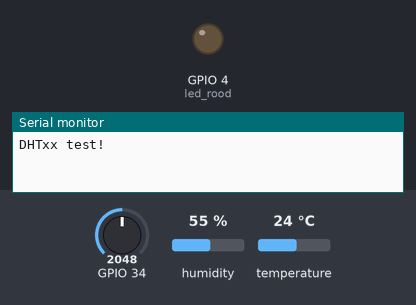
Bench run of a sketch on a simulated ESP32. On the bench: output pins drawn as LEDs (lit = HIGH), the last lines printed to the serial monitor. Inputs (shaded band) come from the test bench; at power-on: GPIO 34 = 2048, humidity 55 %, temperature 24 °C. WiFi joins after 1.5 s; servers stay silent unless stated.

Above: at 0.1 s.
At 2.1 s:
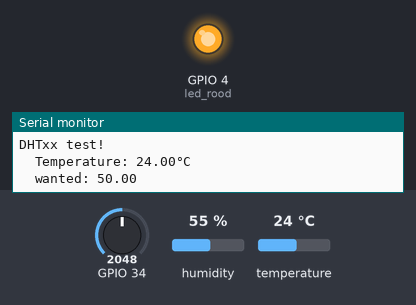
Timing chart, 0 to 3.6 s (numbered marks = the images above):
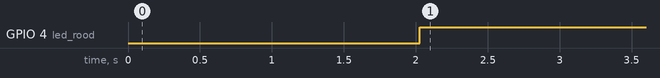

The sketch:

IoT_thermostaat.ino
```cpp
#define BLYNK_PRINT Serial

#include <SPI.h>
#include <WiFi.h>
#include <WiFiClient.h>
#include <BlynkSimpleEsp32.h>
#include "DHT.h"

char auth[] = "XZ05pFj_TkweR-C2r7Eaq4Vajxgye3rs";
char ssid[] = "telenet-0BB62";
char pass[] = "F8vPuVsXH4P3";

#define DHTPIN 19
#define DHTTYPE DHT11

#define temperatuur V0
#define wanted_temp V1
#define ledje V2

#define led_rood 4

DHT dht(DHTPIN, DHTTYPE);
BlynkTimer timer;
#include <Wire.h>
#include <LiquidCrystal_I2C.h>
LiquidCrystal_I2C lcd(0x27, 16, 2);

float temp = 0;
float v = 0;

void setup() {
  Serial.begin(9600);
  Serial.println(F("DHTxx test!"));

   Blynk.begin(auth, ssid, pass, "server.wyns.it", 8081);

  dht.begin();
  pinMode(led_rood, OUTPUT);
}

void loop() {
  Blynk.run();

  Blynk.virtualWrite(temperatuur, temp);
  Blynk.virtualWrite(wanted_temp, v);
  Blynk.virtualWrite(ledje, led_rood);

  delay(100);

  float val = map(analogRead(34), 0, 1023, 100, 300);
  float getal = val / 10;

  float t = dht.readTemperature();


  // Check if any reads failed and exit early (to try again).
  if (isnan(t)) {
    Serial.println(F("Failed to read from DHT sensor!"));
    return;
  }
  if (t != temp)
  temp = t;
  {
    delay(100);

    Serial.print(F("  Temperature: "));
    Serial.print(t);
    Serial.println("°C");

    Serial.print(F("  wanted: "));
    Serial.print(getal);
    Serial.println("");


  }

    if(getal > temp -1)
    {
      digitalWrite(led_rood, HIGH);
    }else
    {
      digitalWrite(led_rood, LOW);
    }

}
```

Measured:
- by itself, GPIO 4 (led_rood): LOW → HIGH at 2.0 s
